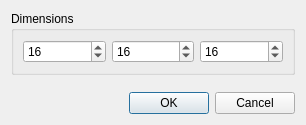
<?xml version="1.0" encoding="UTF-8"?>
<ui version="4.0">
 <class>NewGridDialog</class>
 <widget class="QDialog" name="NewGridDialog">
  <property name="geometry">
   <rect>
    <x>0</x>
    <y>0</y>
    <width>306</width>
    <height>125</height>
   </rect>
  </property>
  <property name="windowTitle">
   <string>New Grid</string>
  </property>
  <layout class="QVBoxLayout" name="verticalLayout">
   <item>
    <widget class="QGroupBox" name="groupBox">
     <property name="title">
      <string>Dimensions</string>
     </property>
     <layout class="QHBoxLayout" name="horizontalLayout">
      <item>
       <widget class="QSpinBox" name="width">
        <property name="minimum">
         <number>1</number>
        </property>
        <property name="maximum">
         <number>1024</number>
        </property>
        <property name="value">
         <number>16</number>
        </property>
       </widget>
      </item>
      <item>
       <widget class="QSpinBox" name="height">
        <property name="minimum">
         <number>1</number>
        </property>
        <property name="maximum">
         <number>1024</number>
        </property>
        <property name="value">
         <number>16</number>
        </property>
       </widget>
      </item>
      <item>
       <widget class="QSpinBox" name="depth">
        <property name="minimum">
         <number>1</number>
        </property>
        <property name="maximum">
         <number>1024</number>
        </property>
        <property name="value">
         <number>16</number>
        </property>
       </widget>
      </item>
     </layout>
    </widget>
   </item>
   <item>
    <spacer name="verticalSpacer">
     <property name="orientation">
      <enum>Qt::Vertical</enum>
     </property>
     <property name="sizeHint" stdset="0">
      <size>
       <width>20</width>
       <height>39</height>
      </size>
     </property>
    </spacer>
   </item>
   <item>
    <widget class="QDialogButtonBox" name="buttonBox">
     <property name="orientation">
      <enum>Qt::Horizontal</enum>
     </property>
     <property name="standardButtons">
      <set>QDialogButtonBox::Cancel|QDialogButtonBox::Ok</set>
     </property>
    </widget>
   </item>
  </layout>
 </widget>
 <resources/>
 <connections>
  <connection>
   <sender>buttonBox</sender>
   <signal>accepted()</signal>
   <receiver>NewGridDialog</receiver>
   <slot>accept()</slot>
   <hints>
    <hint type="sourcelabel">
     <x>248</x>
     <y>254</y>
    </hint>
    <hint type="destinationlabel">
     <x>157</x>
     <y>274</y>
    </hint>
   </hints>
  </connection>
  <connection>
   <sender>buttonBox</sender>
   <signal>rejected()</signal>
   <receiver>NewGridDialog</receiver>
   <slot>reject()</slot>
   <hints>
    <hint type="sourcelabel">
     <x>316</x>
     <y>260</y>
    </hint>
    <hint type="destinationlabel">
     <x>286</x>
     <y>274</y>
    </hint>
   </hints>
  </connection>
 </connections>
</ui>
